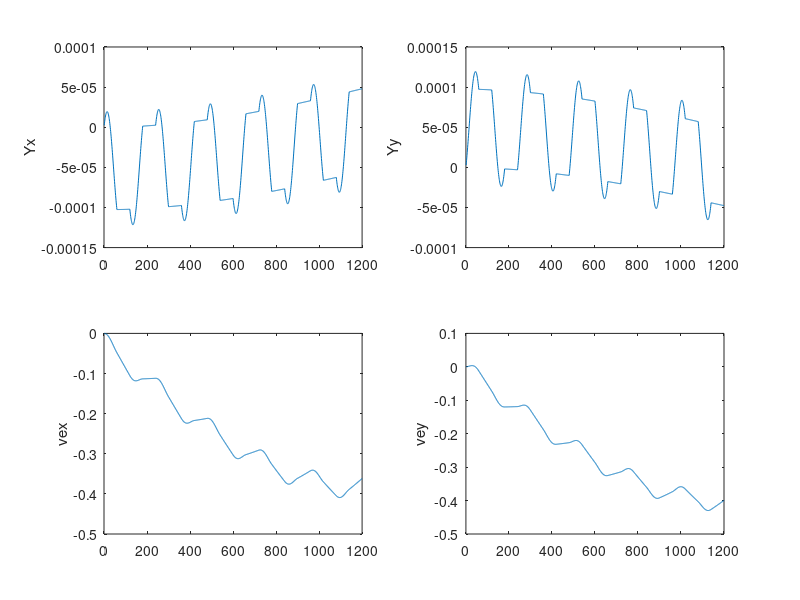
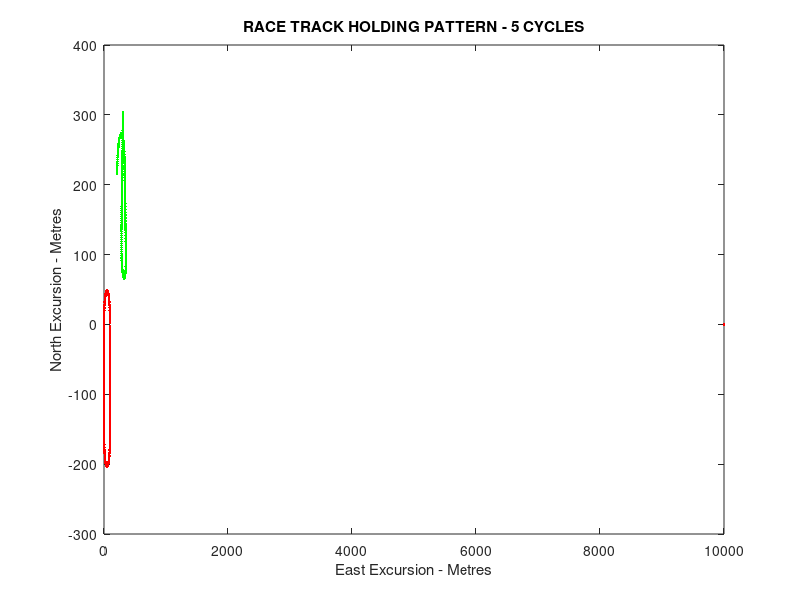
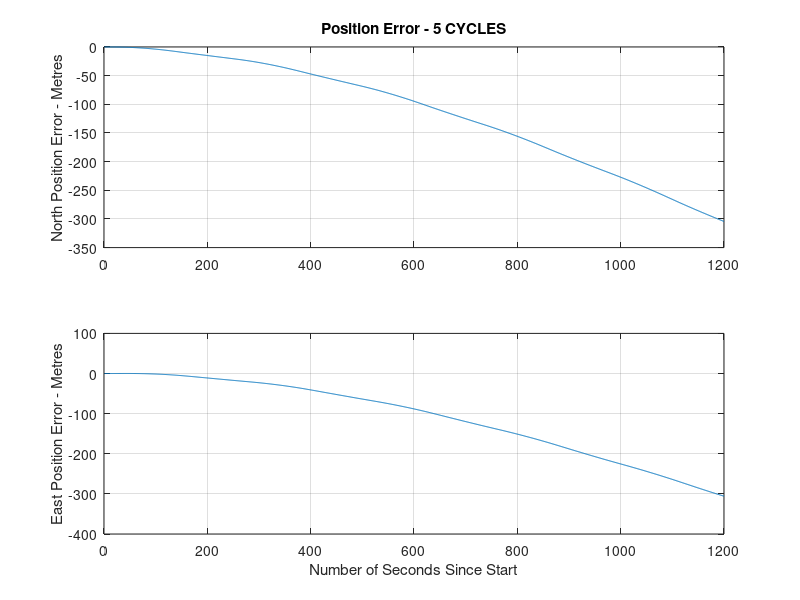

These charts were generated, in order, by the following MATLAB code:
%%% Implementation of J. Farrell IMU coast: Not a Silver bullet, ION 1999
%% 
%% $Id: FarrellIMUCoast.m 1875 2008-07-15 04:42:43Z n2523710 $
%%
grav=9.8;
N = input('Enter # of holding pattern cycles   ');
M = 4*N;
tleg = 60.0;
delt = 1.0;
fps = (6076./3600)*input('Enter speed in Kts   ');
speed = fps*12./39.37;
Iq = round(tleg/delt);
I = M*Iq;
f1 = (1.e-5)*input('Enter ROLL Misalignment Multiplier (ref to 10ppm)  ');
f2 = (1.e-5)*input('Enter PITCH Misalignment Multiplier (ref to 10ppm)  ');
rerr = zeros(3,1);
verr = zeros(3,1);
Y = zeros(3,1);
vx = zeros(I,1);
vy = zeros(I,1);
rx = zeros(I,1);
ry = zeros(I,1);
qd = zeros(I,1);
hdg = zeros(I,1);
xe = zeros(I,1);
ye =  zeros(I,1);
vex =  zeros(I,1);
vey =  zeros(I,1);
Yx =  zeros(I,1);
Yy =  zeros(I,1);


for I=1:I,
    k = 1+rem(I-1,Iq);
    iq = 1+fix((I-1)/Iq);
    qd(I) = 1+rem(iq-1,4);
    j = 1+rem(I-1,Iq*4);
    ir = 1+fix((I-1)/(Iq*4));
    
    if(qd(I)==1)
        cR = 1./sqrt(1.+(speed*(pi/tleg)/grav)^2);
        sR = sqrt(1.-cR^2);
        hdg(I) = pi*k*delt/tleg;
        cH = cos(hdg(I));
        sH = sin(hdg(I));
        TAP = [1 0 0;0 cR sR; 0 -sR cR]*[cH sH 0;-sH cH 0;0 0 1];
        Y = Y + TAP' * (pi * delt/tleg) * [f1;f2;0]; 
        if(I <= Iq*4)
            vx(j) = speed*cH;
            vy(j) = speed*sH;
            rx(j) = (tleg * speed/pi)*sH;
            ry(j) = (tleg * speed/pi)*(1.-cH);
        end
    elseif(qd(I) == 2)
        cR=  1;
        sR = 0;
        hdg(I) = pi;
        cH = -1;
        sH = 0;
        TAP = [1 0 0;0 cR sR; 0 -sR cR]*[cH sH 0;-sH cH 0;0 0 1];
        
        if(I<=Iq*4)
            vx(j) = -speed;
            vy(j) = 0;
            rx(j) = -speed*k*delt;
            ry(j) = speed*2*tleg/pi;
        end
    elseif(qd(I)==3)
        cR = 1./sqrt(1.+(speed*(pi/tleg)/grav)^2);
        sR = sqrt(1-cR^2);
        hdg(I) = pi*(k*delt/tleg - 1);
        cH = cos(hdg(I));
        sH = sin(hdg(I));
        TAP = [1 0 0;0 cR sR; 0 -sR cR]*[cH sH 0;-sH cH 0;0 0 1];
        Y = Y + TAP' * (pi * delt/tleg) * [f1;f2;0]; 
        if(I <= Iq*4)
            vx(j) = speed*cH;
            vy(j) = speed*sH;
            rx(j) = (tleg * speed)*(sH/pi-1.);
            ry(j) = (tleg * speed/pi)*(1.-cH);
        end
    elseif(qd(I) ==4)
                cR=  1;
        sR = 0;
        hdg(I) = pi;
        cH = -1;
        sH = 0;
        TAP = [1 0 0;0 cR sR; 0 -sR cR];
        if(I<=Iq*4)
            vx(j) = speed;
            vy(j) = 0;
            rx(j) = speed*(k*delt-tleg);
            ry(j) = 0;
        end
    end
    Y = Y + (delt/6378137) * [-verr(2);verr(1);0];
    Yx(I) = Y(1);
    Yy(I) = Y(2);
    A = TAP' * [0;0;-grav/cR];
    YxA = [Y(2) * A(3) - Y(3) * A(2);Y(3)*A(1) - Y(1)*A(3);Y(1)*A(2) - Y(2)*A(1)];
    rerr = rerr + delt * verr/2;
    verr = verr + delt * YxA;
    vex(I) = verr(1);
    vey(I) = verr(2);
    rerr = rerr + delt * verr /2 ;
    x(ir,j) = rx(j) - rerr(1);
    y(ir,j) = ry(j) - rerr(2);
    xe(I) = rerr(1);
    ye(I) = rerr(2);
end

figure();
subplot(2,2,1),plot(Yx);
ylabel('Yx');
subplot(2,2,2),plot(Yy);
ylabel('Yy');
subplot(2,2,3),plot(vex);
ylabel('vex');
subplot(2,2,4),plot(vey);
ylabel('vey');
ry(Iq) = 10000; % ficticious point

if N==8, ry(Iq) = 12000;,end

figure();
axis('square');
subplot(111),plot(ry,rx,'.r',y(ir,:),x(ir,:),'.g');
grid off;
title(['RACE TRACK HOLDING PATTERN - ',int2str(N),' CYCLES']);
xlabel('East Excursion - Metres');
ylabel('North Excursion - Metres');

figure();
subplot(211),plot(xe)
grid on;
title(['Position Error - ',int2str(N),' CYCLES']);
ylabel('North Position Error - Metres');
subplot(212),plot(ye);
grid on
xlabel('Number of Seconds Since Start');
ylabel('East Position Error - Metres');

        